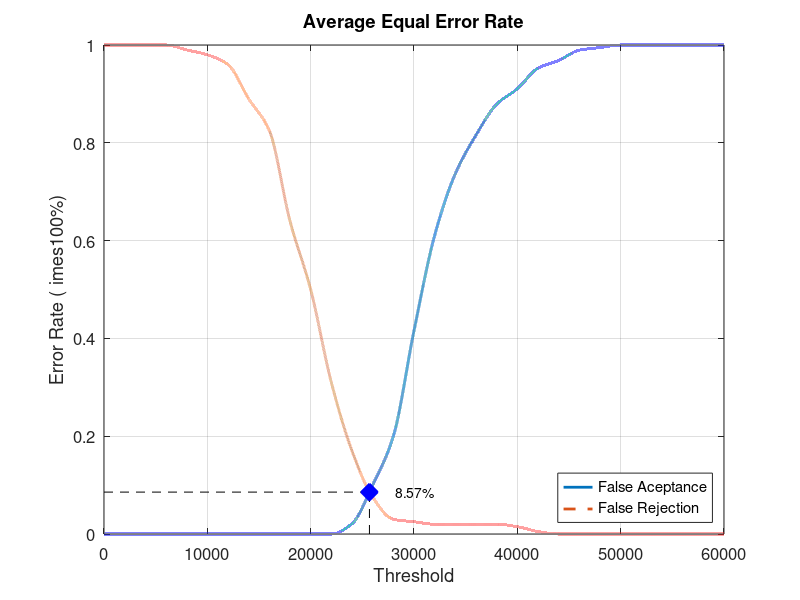
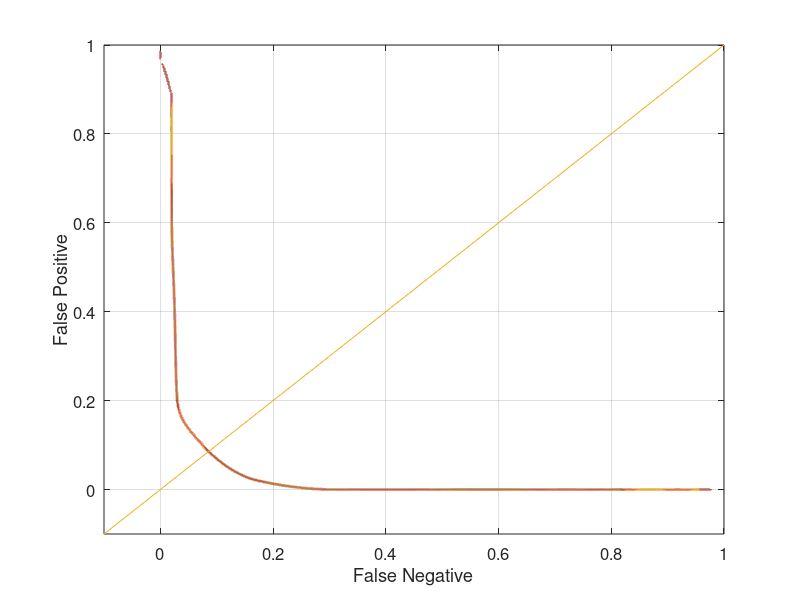

Here is the MATLAB script that generated these plots, in order:
close all;
clear;
clc;
x = 0:2000:60000;
xq = 0:0.5:60000;

y0 = [0 0 0 0 0 0 0 0 0 0 0 0 0.0210526 0.1 0.2 0.415789 0.610526 0.736842 0.815789 0.878947 0.910526 0.952632 0.968421 0.989474 0.994737 1 1 1 1 1 1]
yy0 = interp1(x, y0, xq, 'pchip');
y1 = [1 1 1 1 0.99 0.98 0.96 0.89 0.825 0.64 0.5 0.31 0.17 0.075 0.03 0.025 0.02 0.02 0.02 0.02 0.015 0.005 0 0 0 0 0 0 0 0 0]
yy1 = interp1(x, y1, xq, 'pchip');

% Calculating EER: 
y2 = abs(y0 - y1);
find(y2 == min(y2))
yy2 = abs(yy0 - yy1);
xEER = find(yy2 == min(yy2));
xEERIndex = xq(xEER) % X-axis EER
yEER = yy0(xEER) % Y-axis EER

main = figure
plot(xq, yy0,'-','LineWidth', 2);	hold on
plot(xq, yy1,'--','LineWidth', 2);	hold on
plot([xEERIndex xEERIndex], [0 yEER], 'k--');	hold on
plot([0 xEERIndex], [yEER yEER], 'k--');	hold on
plot(xEERIndex, yEER, 'bx', 'LineWidth', 10);	hold on
text(xEERIndex + 10 * xEERIndex / 100, yEER, [num2str(round((10000 * yEER)) / 100) '%'])
legend('False Aceptance', 'False Rejection', 'Location', 'SouthEast')
xlabel('Threshold')
ylabel('Error Rate (	imes100%)')
title('Average Equal Error Rate')
set(gca, 'FontSize', 12)
axis([0 60000 0 1])
grid on

print(main, 'Database1_4Main', '-dpng');
FNRxFPR = figure('Color', [1 1 1]);
plot(yy1, yy0, '-', yy1, yy0, 'LineWidth', 2);
hold on
y = -0.1:0.1:1
plot(y, y); 
set(gca, 'FontSize', 12)
xlabel('False Negative')
ylabel('False Positive')
axis([-0.1 1 -0.1 1])
set(gca, 'FontSize', 12)
grid on

print(FNRxFPR, 'Database1_4FNRxFPR','-dpng');
